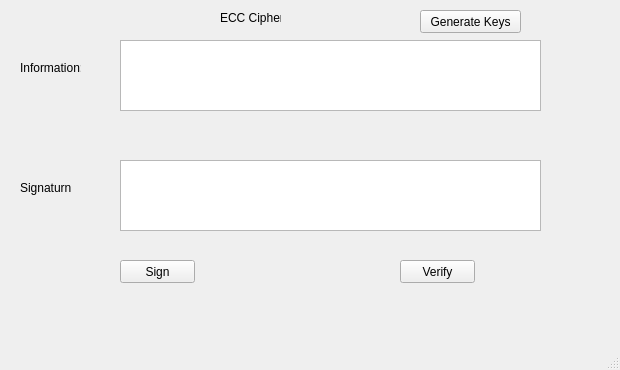
<?xml version="1.0" encoding="UTF-8"?>
<ui version="4.0">
 <class>MainWindow</class>
 <widget class="QMainWindow" name="MainWindow">
  <property name="geometry">
   <rect>
    <x>0</x>
    <y>0</y>
    <width>620</width>
    <height>370</height>
   </rect>
  </property>
  <property name="windowTitle">
   <string>MainWindow</string>
  </property>
  <widget class="QWidget" name="centralwidget">
   <widget class="QLabel" name="label">
    <property name="geometry">
     <rect>
      <x>220</x>
      <y>10</y>
      <width>61</width>
      <height>16</height>
     </rect>
    </property>
    <property name="text">
     <string>ECC Cipher</string>
    </property>
   </widget>
   <widget class="QLabel" name="label_2">
    <property name="geometry">
     <rect>
      <x>20</x>
      <y>60</y>
      <width>61</width>
      <height>16</height>
     </rect>
    </property>
    <property name="text">
     <string>Information:</string>
    </property>
   </widget>
   <widget class="QLabel" name="label_3">
    <property name="geometry">
     <rect>
      <x>20</x>
      <y>180</y>
      <width>51</width>
      <height>16</height>
     </rect>
    </property>
    <property name="text">
     <string>Signaturn:</string>
    </property>
   </widget>
   <widget class="QTextEdit" name="txt_info">
    <property name="geometry">
     <rect>
      <x>120</x>
      <y>40</y>
      <width>421</width>
      <height>71</height>
     </rect>
    </property>
   </widget>
   <widget class="QTextEdit" name="txt_sign">
    <property name="geometry">
     <rect>
      <x>120</x>
      <y>160</y>
      <width>421</width>
      <height>71</height>
     </rect>
    </property>
   </widget>
   <widget class="QPushButton" name="btn_sign">
    <property name="geometry">
     <rect>
      <x>120</x>
      <y>260</y>
      <width>75</width>
      <height>23</height>
     </rect>
    </property>
    <property name="text">
     <string>Sign</string>
    </property>
   </widget>
   <widget class="QPushButton" name="btn_verify">
    <property name="geometry">
     <rect>
      <x>400</x>
      <y>260</y>
      <width>75</width>
      <height>23</height>
     </rect>
    </property>
    <property name="text">
     <string>Verify</string>
    </property>
   </widget>
   <widget class="QPushButton" name="btn_gen_keys">
    <property name="geometry">
     <rect>
      <x>420</x>
      <y>10</y>
      <width>101</width>
      <height>23</height>
     </rect>
    </property>
    <property name="text">
     <string>Generate Keys</string>
    </property>
   </widget>
  </widget>
  <widget class="QMenuBar" name="menubar">
   <property name="geometry">
    <rect>
     <x>0</x>
     <y>0</y>
     <width>620</width>
     <height>21</height>
    </rect>
   </property>
  </widget>
  <widget class="QStatusBar" name="statusbar"/>
 </widget>
 <resources/>
 <connections/>
</ui>
